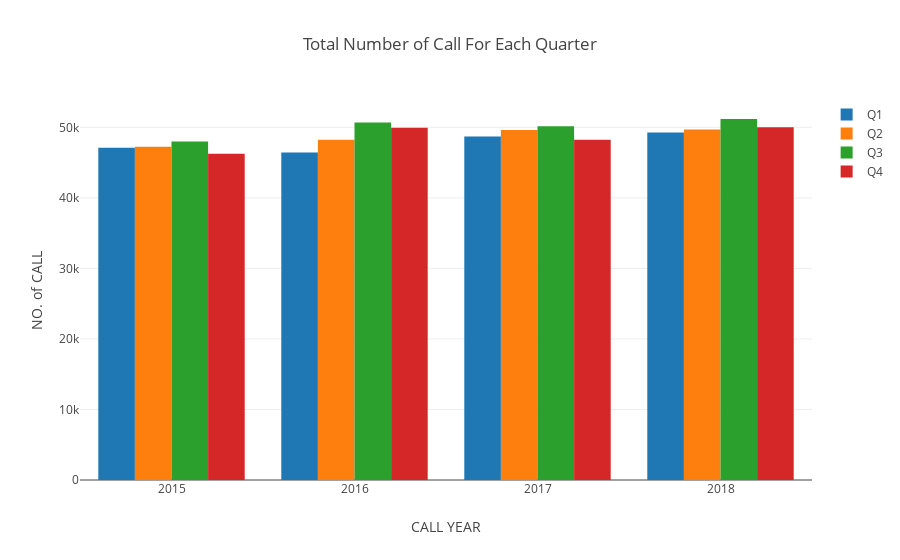

Notebook cell for this chart:
### Code cell
fig = bar_plot(df_ems_Q,y='COUNT',x='CALL_YEAR',hue='CALL_QUARTER')
title3 = "Total Number of Call For Each Quarter"
fig.update(generate_labels(title3,
                           xlabel='CALL YEAR',
                           ylabel='NO. of CALL'))
iplot(fig)

### Figure 1 — Plotly figure (JSON) as saved in the notebook; plotly's stock layout.template omitted (floating-point values rounded to 4 significant figures)
{"data": [{"name": "Q1", "type": "bar", "uid": "59e5b117-a884-4c3f-b7aa-30eb8ce96921", "x": [2015, 2016, 2017, 2018], "y": [47103, 46434, 48690, 49261]}, {"name": "Q2", "type": "bar", "uid": "1153f22e-1070-4d6d-8b3d-d06533bb1af2", "x": [2015, 2016, 2017, 2018], "y": [47254, 48224, 49622, 49674]}, {"name": "Q3", "type": "bar", "uid": "b36636c8-f549-494b-92cc-5461b10daf73", "x": [2015, 2016, 2017, 2018], "y": [47994, 50665, 50154, 51177]}, {"name": "Q4", "type": "bar", "uid": "14f0357d-ceee-48ce-9924-123dce22da2a", "x": [2015, 2016, 2017, 2018], "y": [46251, 49950, 48223, 50021]}], "layout": {"title": {"text": "Total Number of Call For Each Quarter"}, "xaxis": {"automargin": true, "title": {"text": "CALL YEAR"}}, "yaxis": {"title": {"text": "NO. of CALL"}}}}
